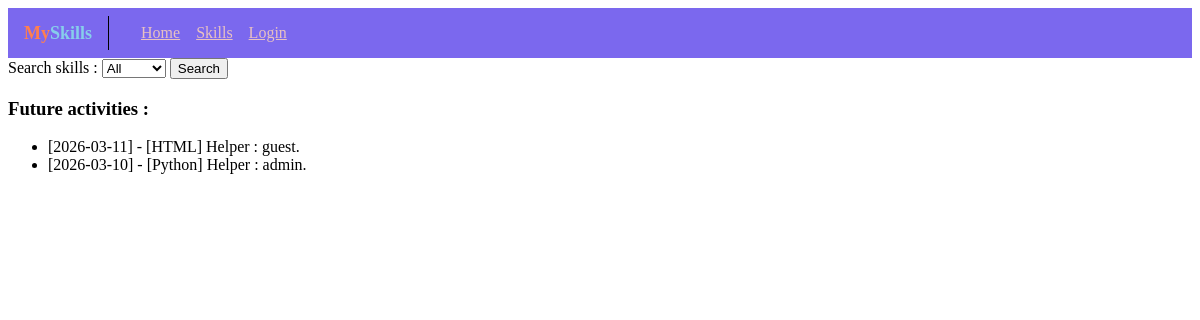
Screenshot of /skills/ with the database file from the repository.
### skills/models.py (models this page shows, shortened)
class Activity(models.Model):
    activity_date = models.DateField()
    request = models.ForeignKey(Request, related_name="request", on_delete=models.CASCADE)
    helper = models.ForeignKey(Profile, related_name="helper", on_delete=models.CASCADE)
    class Meta:
        verbose_name = "activity"
        verbose_name_plural = "activities"
    def __str__(self):
        return (f"[{self.activity_date}] - [{self.request.needed_skill}]" +
                f"\n\tHelper : {self.helper.user.username}.")
    @staticmethod
    def display_activities(request):
        if request is None or request == "None":
            return Activity.objects.all()
        return (Activity.objects.filter(activity_date__gte=timezone.now())
                .filter(request__needed_skill__skill_name=request))

class Request(models.Model):
    author = models.ForeignKey(Profile, on_delete=models.CASCADE)
    schedule = DaysField()
    needed_skill = models.ForeignKey(Skill, on_delete=models.CASCADE)
    is_hidden = models.BooleanField()

class Skill(models.Model):
    skill_name = models.CharField(max_length=100)
    def __str__(self):
        return self.skill_name

class Profile(models.Model):
    user = models.OneToOneField(User, on_delete=models.CASCADE)
    skills = models.ManyToManyField(Skill, related_name="skills")
    missing_skills = models.ManyToManyField(Skill, related_name="missing_skills")

### skills/views.py (the view)
# urls.py: 2. Add a URL to urlpatterns:  path('', views.home, name='home')
def home(request):
    if request.user.is_authenticated:
        requests = Request.objects.filter(
            needed_skill__skill_name=Skill.objects.get(pk=request.user.pk).skill_name).exclude(is_hidden=True)
    else:
        requests = None
    if request.method == "POST":
        form = ActivityForm(request.POST)
        if form.is_valid():
            a_id = form.cleaned_data["request_id"]
            req = get_object_or_404(Request, id=a_id)
            Activity.objects.create(
                activity_date=timezone.now(),
                request=req,
                helper=Profile.objects.get(pk=request.user.pk)
            )
            req.is_hidden = True
            req.save()
            return HttpResponseRedirect(reverse("skills:home"))
    else:
        form = ActivityForm
    return render(request, "skills/home.html", {
        "activities": Activity.display_activities(request.GET.get("search", None)),
        "skills": Skill.objects.all(),
        "requests": requests,
        "form": form
    })

### skills/templates/skills/home.html (shortened to what this page needs)
{% extends "base.html" %}
{% block content %}
    <form method="get">
        <label for="search">Search skills :</label>
        <select name="search" id="search">
                <option value="None">All</option>
        </select>
        <button type="submit">Search</button>
    </form>
<h3>Future activities :</h3>
{% if activities %}
    <ul>
        {% for a in activities %}
            <li><a>
                {{a}}
            </a></li>
        {% endfor %}
    </ul>
{% else %}
    <p>No profiles available.</p>
{% endif %}
{% endblock %}

### rows the page displays
Activity: activity_date+request+helper "[2026-03-11] - [HTML] Helper : guest."
Activity: activity_date+request+helper "[2026-03-10] - [Python] Helper : admin."
